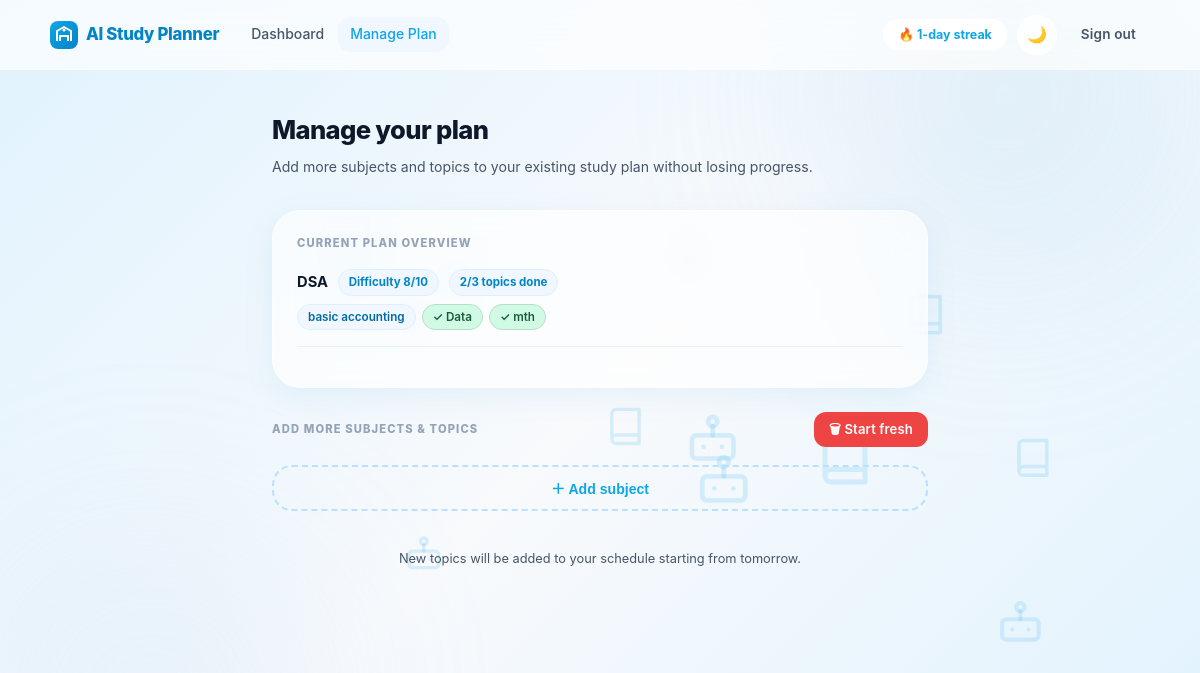
Before: /manage (signed in) with the older database file.
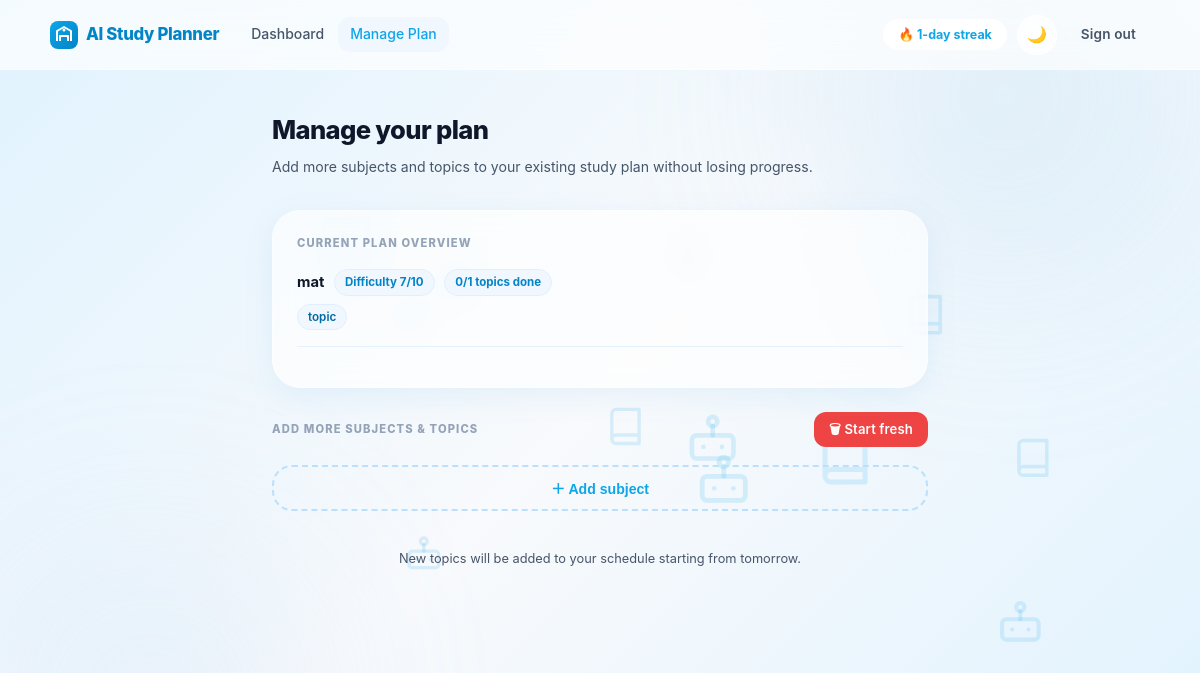
After: the same page with the newer database file.
### planner_app/models.py (models this page shows)
class Subject(Base):
    __tablename__ = "subjects"
    id = Column(Integer, primary_key=True)
    uid = Column(Integer, ForeignKey("users.id", ondelete="CASCADE"), nullable=False)
    sname = Column(String, nullable=False)
    difficulty = Column(Integer, default=5)
    completed = Column(Boolean, default=False, nullable=False)
    topics = relationship("Topic", back_populates="subject", cascade="all, delete-orphan")

class Topic(Base):
    __tablename__ = "topics"
    id = Column(Integer, primary_key=True)
    sid = Column(Integer, ForeignKey("subjects.id", ondelete="CASCADE"), nullable=False)
    tname = Column(String, nullable=False)
    completed = Column(Boolean, default=False, nullable=False)
    planned_date = Column(Date, nullable=True)
    planned_hours = Column(Float, nullable=True)
    subject = relationship("Subject", back_populates="topics")

### planner_app/routes.py (the view)
@app.route("/manage")
@login_required
def manage():
    uid = session["user_id"]
    with Session(engine) as db:
        target = db.query(Target).filter_by(uid=uid).first()
        if not target:
            return redirect("/setup")
        today = get_user_today()
        if target.examdate < today:
            clear_user_plan(uid, db)
            db.commit()
            flash("Your exam date has passed. Starting a new plan.", "info")
            return redirect("/setup?fresh=1")
        raw_subjects = (
            db.query(Subject)
            .filter_by(uid=uid)
            .order_by(Subject.id)
            .all()
        )
        subjects = []
        for s in raw_subjects:
            topics = [
                {"tname": topic.tname, "completed": topic.completed}
                for topic in s.topics
            ]
            total = len(topics)
            done = sum(1 for t in topics if t["completed"])
            subjects.append({
                "sname": s.sname,
                "difficulty": s.difficulty,
                "topics": topics,
                "total": total,
                "done": done,
            })
    return render_template(
        "manage.html",
        subjects=subjects,
        streak=get_streak(uid),
    )

### planner_app/models.py (called while the page is built)
def Session(bind):
    return OrmSession(bind)

### planner_app/routes.py (called while the page is built)
def login_required(f):
    @wraps(f)
    def decorated_function(*args, **kwargs):
        if "user_id" not in session:
            return redirect(url_for("login"))
        return f(*args, **kwargs)
    return decorated_function

@app.after_request
def after_request(response):
    response.headers["Cache-Control"] = "no-cache, no-store, must-revalidate"
    response.headers["Expires"] = 0
    response.headers["Pragma"] = "no-cache"
    return response

def get_streak(uid):
    with Session(engine) as db:
        user = db.get(User, uid)
        return user.streak if user and user.streak is not None else 0

def get_user_today():
    offset_minutes = session.get("timezone_offset", session.get("tz_offset_minutes", 0))
    if isinstance(offset_minutes, (int, float, str)):
        try:
            minutes = int(offset_minutes)
            if -840 <= minutes <= 840:
                return (datetime.now(timezone.utc) - timedelta(minutes=minutes)).date()
        except (TypeError, ValueError):
            pass
    return datetime.now(timezone.utc).date()

### templates/manage.html (shortened to what this page needs)
{% extends "layout.html" %}
{% block content %}
<div class="page page-md">
    <div class="page-header">
        <h2>Manage your plan</h2>
        <p>Add more subjects and topics to your existing study plan without losing progress.</p>
    </div>
    {% if subjects %}
    <div class="glass" style="padding:1.5rem;margin-bottom:1.5rem;">
        <div class="section-label" style="margin-bottom:1rem;">Current plan overview</div>
        {% for subj in subjects %}
        <div style="margin-bottom:1rem;padding-bottom:1rem;border-bottom:1px solid rgba(145,201,241,0.2);">
            <div style="display:flex;align-items:center;gap:.6rem;margin-bottom:.5rem;flex-wrap:wrap;">
                <span style="font-weight:700;font-size:.92rem;">{{ subj.sname }}</span>
                <span class="badge-pill badge-blue">Difficulty {{ subj.difficulty }}/10</span>
                <span class="badge-pill badge-blue">{{ subj.done }}/{{ subj.total }} topics done</span>
            </div>
            {% if subj.topics %}
            <div style="display:flex;flex-wrap:wrap;gap:6px;">
                {% for t in subj.topics %}
                <span style="display:inline-flex;align-items:center;gap:5px;background:{% if t.completed %}var(--green-bg){% else %}var(--blue-50){% endif %};color:{% if t.completed %}#1a5c38{% else %}var(--blue-700){% endif %};border:1px solid {% if t.completed %}#b7dfc6{% else %}var(--blue-100){% endif %};padding:3px 10px;border-radius:99px;font-size:.73rem;font-weight:600;">
                    {% if t.completed %}✓{% endif %} {{ t.tname }}
                </span>
                {% endfor %}
            </div>
            {% endif %}
        </div>
        {% endfor %}
    </div>
    {% endif %}
    <div style="display:flex;align-items:center;justify-content:space-between;margin-bottom:1.1rem;flex-wrap:wrap;gap:.5rem;">
        <div class="section-label" style="margin-bottom:0;">Add more subjects &amp; topics</div>
        <a href="/start_fresh" class="btn btn-danger btn-sm" onclick="return confirm('This will DELETE your current plan and start fresh. Are you sure?')">
            🗑 Start fresh
        </a>
    </div>
    <form id="addForm" onsubmit="return false;">
        <button type="button" class="add-subject-btn" onclick="addSubject()">＋ Add subject</button>
    </form>
    <p class="text-muted text-center mt-2" style="font-size:.8rem;">
        New topics will be added to your schedule starting from tomorrow.
    </p>
</div>
{% endblock %}

### templates/layout.html (shortened to what this page needs)
<!DOCTYPE html>
<html lang="en">
<head>
    <link href="/static/styles.css" rel="stylesheet">
</head>
<body>
<div id="interactive-bg" style="position: fixed; top: 0; left: 0; width: 100%; height: 100%; z-index: 0; pointer-events: none; overflow: hidden;"></div>
<nav class="navbar">
    <div class="navbar-inner">
        <a class="navbar-brand" href="/">
            AI Study Planner
        </a>
        <div class="navbar-links" id="navbarLinks">
            {% if 'user_id' in session %}
            <a href="/home" {% if request.path == '/home' %}class="active"{% endif %}>Dashboard</a>
            <a href="/manage" {% if request.path == '/manage' %}class="active"{% endif %}>Manage Plan</a>
            {% elif request.path == '/' %}
            <a href="#features">Features</a>
            <a href="#stats">Stats</a>
            {% endif %}
        </div>
        <div class="navbar-right">
            {% if streak is defined and streak %}
            <span class="streak-badge">🔥 {{ streak }}-day streak</span>
            {% endif %}
            <button id="themeToggle" class="theme-toggle" type="button" aria-label="Toggle color theme" aria-pressed="false">
                <span class="theme-icon" aria-hidden="true">🌙</span>
            </button>
            {% if 'user_id' in session %}
            <a href="/logout" class="btn btn-ghost">Sign out</a>
            {% else %}
            <a href="/login" class="btn btn-primary btn-sm">Sign in</a>
            {% endif %}
        </div>
    </div>
</nav>
<main style="position: relative; z-index: 10;">
    {% block content %}{% endblock %}
</main>
</body>
</html>

Changed rows visible on the page:
removed Topic: tname "Data"
removed Topic: tname "mth"
changed Subject: sname "DSA" → "mat"; difficulty "8" → "7"; done "2" → "0"; total "3" → "1"
changed Topic: tname "basic accounting" → "topic"
